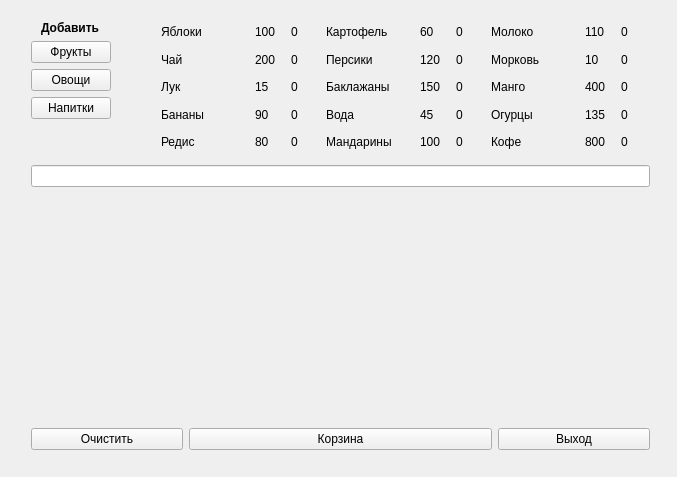
<?xml version="1.0" encoding="UTF-8"?>
<ui version="4.0">
 <class>Selector</class>
 <widget class="QMainWindow" name="Selector">
  <property name="geometry">
   <rect>
    <x>0</x>
    <y>0</y>
    <width>677</width>
    <height>477</height>
   </rect>
  </property>
  <property name="windowTitle">
   <string>Лавка</string>
  </property>
  <widget class="QWidget" name="centralWidget">
   <widget class="QWidget" name="verticalLayoutWidget_2">
    <property name="geometry">
     <rect>
      <x>20</x>
      <y>10</y>
      <width>641</width>
      <height>451</height>
     </rect>
    </property>
    <layout class="QVBoxLayout" name="verticalLayout_2" stretch="0,0,10,0">
     <property name="sizeConstraint">
      <enum>QLayout::SetNoConstraint</enum>
     </property>
     <item>
      <layout class="QHBoxLayout" name="horizontalLayout_2">
       <property name="spacing">
        <number>50</number>
       </property>
       <item>
        <layout class="QVBoxLayout" name="verticalLayout">
         <item alignment="Qt::AlignHCenter">
          <widget class="QLabel" name="label">
           <property name="sizePolicy">
            <sizepolicy hsizetype="Maximum" vsizetype="Maximum">
             <horstretch>0</horstretch>
             <verstretch>0</verstretch>
            </sizepolicy>
           </property>
           <property name="font">
            <font>
             <bold>true</bold>
            </font>
           </property>
           <property name="text">
            <string>Добавить</string>
           </property>
          </widget>
         </item>
         <item>
          <widget class="QPushButton" name="pb_fruit">
           <property name="text">
            <string>Фрукты</string>
           </property>
          </widget>
         </item>
         <item>
          <widget class="QPushButton" name="pb_vegetable">
           <property name="text">
            <string>Овощи</string>
           </property>
          </widget>
         </item>
         <item>
          <widget class="QPushButton" name="pb_drink">
           <property name="text">
            <string>Напитки</string>
           </property>
          </widget>
         </item>
         <item>
          <spacer name="verticalSpacer">
           <property name="orientation">
            <enum>Qt::Vertical</enum>
           </property>
           <property name="sizeHint" stdset="0">
            <size>
             <width>20</width>
             <height>40</height>
            </size>
           </property>
          </spacer>
         </item>
        </layout>
       </item>
       <item>
        <layout class="QGridLayout" name="gridLayout">
         <property name="bottomMargin">
          <number>6</number>
         </property>
         <item row="2" column="1">
          <layout class="QHBoxLayout" name="horizontalLayout_9" stretch="3,1,1">
           <item>
            <widget class="ClickableLabel" name="lbl_item_7">
             <property name="sizePolicy">
              <sizepolicy hsizetype="Preferred" vsizetype="Preferred">
               <horstretch>0</horstretch>
               <verstretch>0</verstretch>
              </sizepolicy>
             </property>
             <property name="text">
              <string>Баклажаны</string>
             </property>
            </widget>
           </item>
           <item>
            <widget class="QLabel" name="lbl_cost_7">
             <property name="text">
              <string>150</string>
             </property>
            </widget>
           </item>
           <item>
            <widget class="QLabel" name="lbl_q_7">
             <property name="sizePolicy">
              <sizepolicy hsizetype="Preferred" vsizetype="Preferred">
               <horstretch>0</horstretch>
               <verstretch>0</verstretch>
              </sizepolicy>
             </property>
             <property name="text">
              <string>0</string>
             </property>
            </widget>
           </item>
          </layout>
         </item>
         <item row="1" column="1">
          <layout class="QHBoxLayout" name="horizontalLayout_6" stretch="3,1,1">
           <item>
            <widget class="ClickableLabel" name="lbl_item_4">
             <property name="sizePolicy">
              <sizepolicy hsizetype="Preferred" vsizetype="Preferred">
               <horstretch>0</horstretch>
               <verstretch>0</verstretch>
              </sizepolicy>
             </property>
             <property name="text">
              <string>Персики</string>
             </property>
            </widget>
           </item>
           <item>
            <widget class="QLabel" name="lbl_cost_4">
             <property name="text">
              <string>120</string>
             </property>
            </widget>
           </item>
           <item>
            <widget class="QLabel" name="lbl_q_4">
             <property name="sizePolicy">
              <sizepolicy hsizetype="Preferred" vsizetype="Preferred">
               <horstretch>0</horstretch>
               <verstretch>0</verstretch>
              </sizepolicy>
             </property>
             <property name="text">
              <string>0</string>
             </property>
            </widget>
           </item>
          </layout>
         </item>
         <item row="3" column="0">
          <layout class="QHBoxLayout" name="horizontalLayout_14" stretch="3,1,1">
           <item>
            <widget class="ClickableLabel" name="lbl_item_12">
             <property name="sizePolicy">
              <sizepolicy hsizetype="Preferred" vsizetype="Preferred">
               <horstretch>0</horstretch>
               <verstretch>0</verstretch>
              </sizepolicy>
             </property>
             <property name="text">
              <string>Бананы</string>
             </property>
            </widget>
           </item>
           <item>
            <widget class="QLabel" name="lbl_cost_12">
             <property name="text">
              <string>90</string>
             </property>
            </widget>
           </item>
           <item>
            <widget class="QLabel" name="lbl_q_12">
             <property name="sizePolicy">
              <sizepolicy hsizetype="Preferred" vsizetype="Preferred">
               <horstretch>0</horstretch>
               <verstretch>0</verstretch>
              </sizepolicy>
             </property>
             <property name="text">
              <string>0</string>
             </property>
            </widget>
           </item>
          </layout>
         </item>
         <item row="2" column="0">
          <layout class="QHBoxLayout" name="horizontalLayout_11" stretch="3,1,1">
           <item>
            <widget class="ClickableLabel" name="lbl_item_9">
             <property name="sizePolicy">
              <sizepolicy hsizetype="Preferred" vsizetype="Preferred">
               <horstretch>0</horstretch>
               <verstretch>0</verstretch>
              </sizepolicy>
             </property>
             <property name="text">
              <string>Лук</string>
             </property>
            </widget>
           </item>
           <item>
            <widget class="QLabel" name="lbl_cost_9">
             <property name="text">
              <string>15</string>
             </property>
            </widget>
           </item>
           <item>
            <widget class="QLabel" name="lbl_q_9">
             <property name="sizePolicy">
              <sizepolicy hsizetype="Preferred" vsizetype="Preferred">
               <horstretch>0</horstretch>
               <verstretch>0</verstretch>
              </sizepolicy>
             </property>
             <property name="text">
              <string>0</string>
             </property>
            </widget>
           </item>
          </layout>
         </item>
         <item row="3" column="1">
          <layout class="QHBoxLayout" name="horizontalLayout_12" stretch="3,1,1">
           <item>
            <widget class="ClickableLabel" name="lbl_item_10">
             <property name="sizePolicy">
              <sizepolicy hsizetype="Preferred" vsizetype="Preferred">
               <horstretch>0</horstretch>
               <verstretch>0</verstretch>
              </sizepolicy>
             </property>
             <property name="text">
              <string>Вода</string>
             </property>
            </widget>
           </item>
           <item>
            <widget class="QLabel" name="lbl_cost_10">
             <property name="text">
              <string>45</string>
             </property>
            </widget>
           </item>
           <item>
            <widget class="QLabel" name="lbl_q_10">
             <property name="sizePolicy">
              <sizepolicy hsizetype="Preferred" vsizetype="Preferred">
               <horstretch>0</horstretch>
               <verstretch>0</verstretch>
              </sizepolicy>
             </property>
             <property name="text">
              <string>0</string>
             </property>
            </widget>
           </item>
          </layout>
         </item>
         <item row="0" column="1">
          <layout class="QHBoxLayout" name="horizontalLayout_4" stretch="3,1,1">
           <item>
            <widget class="ClickableLabel" name="lbl_item_2">
             <property name="sizePolicy">
              <sizepolicy hsizetype="Preferred" vsizetype="Preferred">
               <horstretch>0</horstretch>
               <verstretch>0</verstretch>
              </sizepolicy>
             </property>
             <property name="text">
              <string>Картофель</string>
             </property>
            </widget>
           </item>
           <item>
            <widget class="QLabel" name="lbl_cost_2">
             <property name="text">
              <string>60</string>
             </property>
            </widget>
           </item>
           <item>
            <widget class="QLabel" name="lbl_q_2">
             <property name="sizePolicy">
              <sizepolicy hsizetype="Preferred" vsizetype="Preferred">
               <horstretch>0</horstretch>
               <verstretch>0</verstretch>
              </sizepolicy>
             </property>
             <property name="text">
              <string>0</string>
             </property>
            </widget>
           </item>
          </layout>
         </item>
         <item row="0" column="0">
          <layout class="QHBoxLayout" name="horizontalLayout_3" stretch="3,1,1">
           <item>
            <widget class="ClickableLabel" name="lbl_item_1">
             <property name="sizePolicy">
              <sizepolicy hsizetype="Preferred" vsizetype="Preferred">
               <horstretch>0</horstretch>
               <verstretch>0</verstretch>
              </sizepolicy>
             </property>
             <property name="text">
              <string>Яблоки</string>
             </property>
            </widget>
           </item>
           <item>
            <widget class="QLabel" name="lbl_cost_1">
             <property name="text">
              <string>100</string>
             </property>
            </widget>
           </item>
           <item>
            <widget class="QLabel" name="lbl_q_1">
             <property name="sizePolicy">
              <sizepolicy hsizetype="Preferred" vsizetype="Preferred">
               <horstretch>0</horstretch>
               <verstretch>0</verstretch>
              </sizepolicy>
             </property>
             <property name="text">
              <string>0</string>
             </property>
            </widget>
           </item>
          </layout>
         </item>
         <item row="1" column="0">
          <layout class="QHBoxLayout" name="horizontalLayout_8" stretch="3,1,1">
           <item>
            <widget class="ClickableLabel" name="lbl_item_6">
             <property name="sizePolicy">
              <sizepolicy hsizetype="Preferred" vsizetype="Preferred">
               <horstretch>0</horstretch>
               <verstretch>0</verstretch>
              </sizepolicy>
             </property>
             <property name="text">
              <string>Чай</string>
             </property>
            </widget>
           </item>
           <item>
            <widget class="QLabel" name="lbl_cost_6">
             <property name="text">
              <string>200</string>
             </property>
            </widget>
           </item>
           <item>
            <widget class="QLabel" name="lbl_q_6">
             <property name="sizePolicy">
              <sizepolicy hsizetype="Preferred" vsizetype="Preferred">
               <horstretch>0</horstretch>
               <verstretch>0</verstretch>
              </sizepolicy>
             </property>
             <property name="text">
              <string>0</string>
             </property>
            </widget>
           </item>
          </layout>
         </item>
         <item row="1" column="2">
          <layout class="QHBoxLayout" name="horizontalLayout_7" stretch="3,1,1">
           <item>
            <widget class="ClickableLabel" name="lbl_item_5">
             <property name="sizePolicy">
              <sizepolicy hsizetype="Preferred" vsizetype="Preferred">
               <horstretch>0</horstretch>
               <verstretch>0</verstretch>
              </sizepolicy>
             </property>
             <property name="text">
              <string>Морковь</string>
             </property>
            </widget>
           </item>
           <item>
            <widget class="QLabel" name="lbl_cost_5">
             <property name="text">
              <string>10</string>
             </property>
            </widget>
           </item>
           <item>
            <widget class="QLabel" name="lbl_q_5">
             <property name="sizePolicy">
              <sizepolicy hsizetype="Preferred" vsizetype="Preferred">
               <horstretch>0</horstretch>
               <verstretch>0</verstretch>
              </sizepolicy>
             </property>
             <property name="text">
              <string>0</string>
             </property>
            </widget>
           </item>
          </layout>
         </item>
         <item row="2" column="2">
          <layout class="QHBoxLayout" name="horizontalLayout_10" stretch="3,1,1">
           <item>
            <widget class="ClickableLabel" name="lbl_item_8">
             <property name="sizePolicy">
              <sizepolicy hsizetype="Preferred" vsizetype="Preferred">
               <horstretch>0</horstretch>
               <verstretch>0</verstretch>
              </sizepolicy>
             </property>
             <property name="text">
              <string>Манго</string>
             </property>
            </widget>
           </item>
           <item>
            <widget class="QLabel" name="lbl_cost_8">
             <property name="text">
              <string>400</string>
             </property>
            </widget>
           </item>
           <item>
            <widget class="QLabel" name="lbl_q_8">
             <property name="sizePolicy">
              <sizepolicy hsizetype="Preferred" vsizetype="Preferred">
               <horstretch>0</horstretch>
               <verstretch>0</verstretch>
              </sizepolicy>
             </property>
             <property name="text">
              <string>0</string>
             </property>
            </widget>
           </item>
          </layout>
         </item>
         <item row="0" column="2">
          <layout class="QHBoxLayout" name="horizontalLayout_5" stretch="3,1,1">
           <item>
            <widget class="ClickableLabel" name="lbl_item_3">
             <property name="sizePolicy">
              <sizepolicy hsizetype="Preferred" vsizetype="Preferred">
               <horstretch>0</horstretch>
               <verstretch>0</verstretch>
              </sizepolicy>
             </property>
             <property name="text">
              <string>Молоко</string>
             </property>
            </widget>
           </item>
           <item>
            <widget class="QLabel" name="lbl_cost_3">
             <property name="text">
              <string>110</string>
             </property>
            </widget>
           </item>
           <item>
            <widget class="QLabel" name="lbl_q_3">
             <property name="sizePolicy">
              <sizepolicy hsizetype="Preferred" vsizetype="Preferred">
               <horstretch>0</horstretch>
               <verstretch>0</verstretch>
              </sizepolicy>
             </property>
             <property name="text">
              <string>0</string>
             </property>
            </widget>
           </item>
          </layout>
         </item>
         <item row="3" column="2">
          <layout class="QHBoxLayout" name="horizontalLayout_13" stretch="3,1,1">
           <item>
            <widget class="ClickableLabel" name="lbl_item_11">
             <property name="sizePolicy">
              <sizepolicy hsizetype="Preferred" vsizetype="Preferred">
               <horstretch>0</horstretch>
               <verstretch>0</verstretch>
              </sizepolicy>
             </property>
             <property name="text">
              <string>Огурцы</string>
             </property>
            </widget>
           </item>
           <item>
            <widget class="QLabel" name="lbl_cost_11">
             <property name="text">
              <string>135</string>
             </property>
            </widget>
           </item>
           <item>
            <widget class="QLabel" name="lbl_q_11">
             <property name="sizePolicy">
              <sizepolicy hsizetype="Preferred" vsizetype="Preferred">
               <horstretch>0</horstretch>
               <verstretch>0</verstretch>
              </sizepolicy>
             </property>
             <property name="text">
              <string>0</string>
             </property>
            </widget>
           </item>
          </layout>
         </item>
         <item row="4" column="2">
          <layout class="QHBoxLayout" name="horizontalLayout_16" stretch="3,1,1">
           <item>
            <widget class="ClickableLabel" name="lbl_item_14">
             <property name="sizePolicy">
              <sizepolicy hsizetype="Preferred" vsizetype="Preferred">
               <horstretch>0</horstretch>
               <verstretch>0</verstretch>
              </sizepolicy>
             </property>
             <property name="text">
              <string>Кофе</string>
             </property>
            </widget>
           </item>
           <item>
            <widget class="QLabel" name="lbl_cost_14">
             <property name="text">
              <string>800</string>
             </property>
            </widget>
           </item>
           <item>
            <widget class="QLabel" name="lbl_q_14">
             <property name="sizePolicy">
              <sizepolicy hsizetype="Preferred" vsizetype="Preferred">
               <horstretch>0</horstretch>
               <verstretch>0</verstretch>
              </sizepolicy>
             </property>
             <property name="text">
              <string>0</string>
             </property>
            </widget>
           </item>
          </layout>
         </item>
         <item row="4" column="1">
          <layout class="QHBoxLayout" name="horizontalLayout_15" stretch="3,1,1">
           <item>
            <widget class="ClickableLabel" name="lbl_item_13">
             <property name="sizePolicy">
              <sizepolicy hsizetype="Preferred" vsizetype="Preferred">
               <horstretch>0</horstretch>
               <verstretch>0</verstretch>
              </sizepolicy>
             </property>
             <property name="text">
              <string>Мандарины</string>
             </property>
            </widget>
           </item>
           <item>
            <widget class="QLabel" name="lbl_cost_13">
             <property name="text">
              <string>100</string>
             </property>
            </widget>
           </item>
           <item>
            <widget class="QLabel" name="lbl_q_13">
             <property name="sizePolicy">
              <sizepolicy hsizetype="Preferred" vsizetype="Preferred">
               <horstretch>0</horstretch>
               <verstretch>0</verstretch>
              </sizepolicy>
             </property>
             <property name="text">
              <string>0</string>
             </property>
            </widget>
           </item>
          </layout>
         </item>
         <item row="4" column="0">
          <layout class="QHBoxLayout" name="horizontalLayout_17" stretch="3,1,1">
           <item>
            <widget class="ClickableLabel" name="lbl_item_15">
             <property name="sizePolicy">
              <sizepolicy hsizetype="Preferred" vsizetype="Preferred">
               <horstretch>0</horstretch>
               <verstretch>0</verstretch>
              </sizepolicy>
             </property>
             <property name="text">
              <string>Редис</string>
             </property>
            </widget>
           </item>
           <item>
            <widget class="QLabel" name="lbl_cost_15">
             <property name="text">
              <string>80</string>
             </property>
            </widget>
           </item>
           <item>
            <widget class="QLabel" name="lbl_q_15">
             <property name="sizePolicy">
              <sizepolicy hsizetype="Preferred" vsizetype="Preferred">
               <horstretch>0</horstretch>
               <verstretch>0</verstretch>
              </sizepolicy>
             </property>
             <property name="text">
              <string>0</string>
             </property>
            </widget>
           </item>
          </layout>
         </item>
        </layout>
       </item>
      </layout>
     </item>
     <item>
      <widget class="QLineEdit" name="le_lines_number"/>
     </item>
     <item>
      <spacer name="verticalSpacer_2">
       <property name="orientation">
        <enum>Qt::Vertical</enum>
       </property>
       <property name="sizeHint" stdset="0">
        <size>
         <width>20</width>
         <height>40</height>
        </size>
       </property>
      </spacer>
     </item>
     <item>
      <layout class="QHBoxLayout" name="horizontalLayout_18" stretch="1,2,1">
       <item>
        <widget class="QPushButton" name="btn_clear">
         <property name="text">
          <string>Очистить</string>
         </property>
        </widget>
       </item>
       <item>
        <widget class="QPushButton" name="btn_cart">
         <property name="text">
          <string>Корзина</string>
         </property>
        </widget>
       </item>
       <item>
        <widget class="QPushButton" name="btn_exit">
         <property name="text">
          <string>Выход</string>
         </property>
        </widget>
       </item>
      </layout>
     </item>
    </layout>
   </widget>
  </widget>
 </widget>
 <layoutdefault spacing="6" margin="11"/>
 <customwidgets>
  <customwidget>
   <class>ClickableLabel</class>
   <extends>QLabel</extends>
   <header>clickablelabel.h</header>
  </customwidget>
 </customwidgets>
 <resources/>
 <connections>
  <connection>
   <sender>btn_exit</sender>
   <signal>clicked()</signal>
   <receiver>Selector</receiver>
   <slot>close()</slot>
   <hints>
    <hint type="sourcelabel">
     <x>639</x>
     <y>378</y>
    </hint>
    <hint type="destinationlabel">
     <x>368</x>
     <y>203</y>
    </hint>
   </hints>
  </connection>
 </connections>
</ui>
